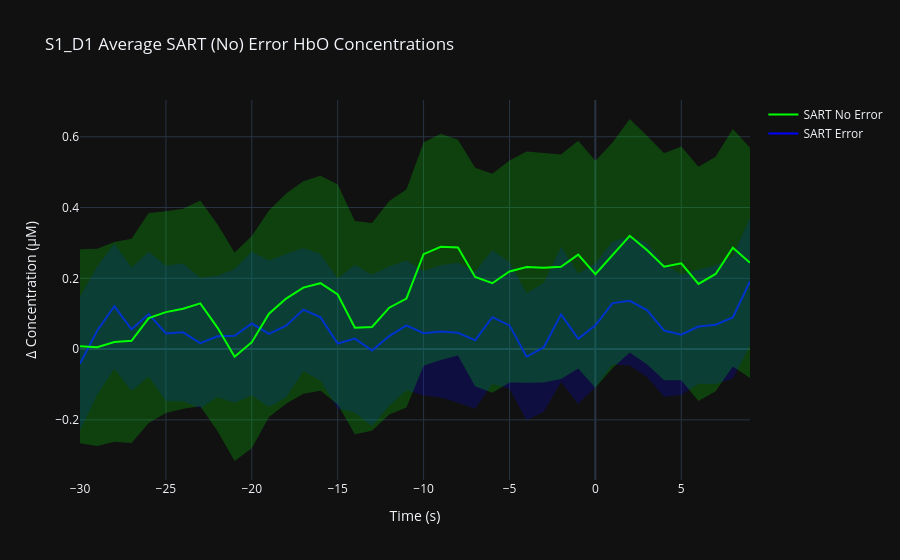
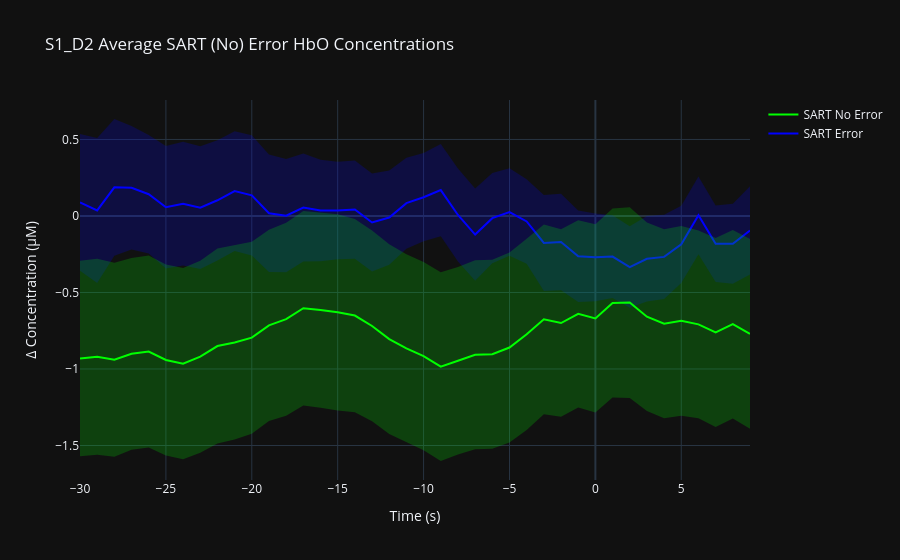
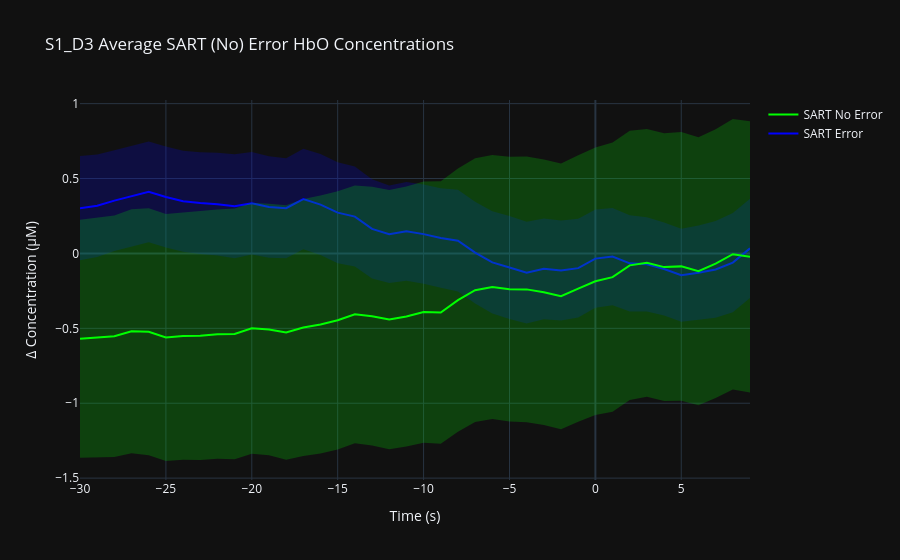
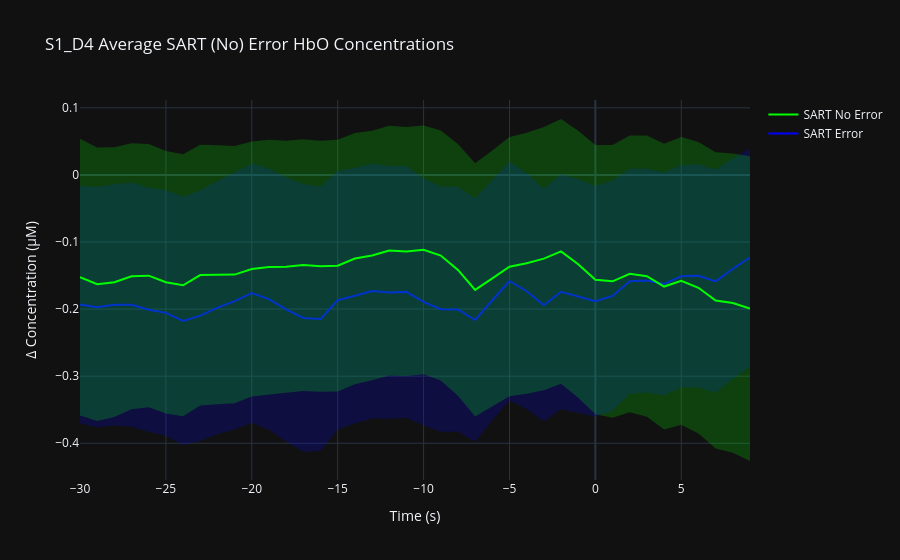

Notebook code for these charts, in order:
### Markdown cell above
# Convert to HbO and Hb Concentrations

### Code cell
# Generate a set of time values in the epoch range to display
time = np.arange(-30, 10)

# Collect all SART (No) error epochs into two separate lists
no_error_epochs, error_epochs = utils.collect_epochs(datasets, range(-30, 10))

# ---
error_group = pd.concat(error_epochs).groupby(level=0)
avg_sart_errors = error_group.mean().dropna()
sem_sart_errors = error_group.sem().dropna()

no_error_group = pd.concat(no_error_epochs).groupby(level=0)
avg_sart_no_errors = no_error_group.mean().dropna()
sem_sart_no_errors = no_error_group.sem().dropna()

for i, name in enumerate(MAPPINGS.keys()):
    fig = go.Figure()

    # Calculate the error mean and uncertainty
    error_mean = avg_sart_errors[f"{name} hbo"]
    error_sem = sem_sart_errors[f"{name} hbo"]

    upper_error = error_mean + error_sem
    lower_error = error_mean - error_sem

    # Display the error mean line
    fig.add_trace(go.Scatter(
        x=time,
        y=error_mean,
        mode='lines',
        name='SART Error',
        line=dict(color='rgb(0, 0, 255)'),
        hovertemplate='Time: %{x:.2f} s<br>Δ[HbO]: %{y:.4f} μM'
    ))

    # Display the error sem area
    fig.add_trace(go.Scatter(
        x=time,
        y=lower_error,
        mode='lines',
        showlegend=False,
        line=dict(color="rgba(0,0,0,0)"),
        hovertemplate='Time: %{x:.2f} s<br>Δ[HbO]: %{y:.4f} μM'
    ))
    fig.add_trace(go.Scatter(
        x=time,
        y=upper_error,
        mode='lines',
        fill='tonexty',
        showlegend=False,
        line=dict(color="rgba(0,0,0,0)"),
        fillcolor='rgba(0, 0, 255, 0.2)',
        hovertemplate='Time: %{x:.2f} s<br>Δ[HbO]: %{y:.4f} μM'
    ))

    # Calculate the no error mean and uncertainty
    no_error_mean = avg_sart_no_errors[f"{name} hbo"]
    no_error_sem = sem_sart_no_errors[f"{name} hbo"]

    upper_no_error = no_error_mean + no_error_sem
    lower_no_error = no_error_mean - no_error_sem

    # Display the no error mean line
    fig.add_trace(go.Scatter(
        x=time,
        y=no_error_mean,
        mode='lines',
        name='SART No Error',
        line=dict(color='rgb(0, 255, 0)'),
        hovertemplate='Time: %{x:.2f} s<br>Δ[HbO]: %{y:.4f} μM'
    ))

    # Display the no error sem area
    fig.add_trace(go.Scatter(
        x=time,
        y=lower_no_error,
        mode='lines',
        showlegend=False,
        line=dict(color="rgba(0,0,0,0)"),
        hovertemplate='Time: %{x:.2f} s<br>Δ[HbO]: %{y:.4f} μM'
    ))
    fig.add_trace(go.Scatter(
        x=time,
        y=upper_no_error,
        mode='lines',
        fill='tonexty',
        showlegend=False,
        line=dict(color="rgba(0,0,0,0)"),
        fillcolor='rgba(0, 255, 0, 0.2)',
        hovertemplate='Time: %{x:.2f} s<br>Δ[HbO]: %{y:.4f} μM'
    ))

    # Add title and metadata to plot
    fig.update_layout(
        title=f'{name.upper()} Average SART (No) Error HbO Concentrations',
        xaxis_title='Time (s)',
        yaxis_title='Δ Concentration (μM)',
        hovermode='x unified'
    )

    fig.show()

### Figure 1 — Plotly figure (JSON) as saved in the notebook; plotly's stock layout.template omitted (floating-point values rounded to 4 significant figures; data arrays with more than 128 entries replaced by an {"elided": "..."} marker saying what was removed)
{"data": [{"hovertemplate": "Time: %{x:.2f} s<br>Δ[HbO]: %{y:.4f} μM", "line": {"color": "rgb(0, 0, 255)"}, "mode": "lines", "name": "SART Error", "x": [-30, -29, -28, -27, -26, -25, -24, -23, -22, -21, -20, -19, -18, -17, -16, -15, -14, -13, -12, -11, -10, -9, -8, -7, -6, -5, -4, -3, -2, -1, 0, 1, 2, 3, 4, 5, 6, 7, 8, 9], "y": {"elided": "401 float values"}, "type": "scatter"}, {"hovertemplate": "Time: %{x:.2f} s<br>Δ[HbO]: %{y:.4f} μM", "line": {"color": "rgba(0,0,0,0)"}, "mode": "lines", "showlegend": false, "x": [-30, -29, -28, -27, -26, -25, -24, -23, -22, -21, -20, -19, -18, -17, -16, -15, -14, -13, -12, -11, -10, -9, -8, -7, -6, -5, -4, -3, -2, -1, 0, 1, 2, 3, 4, 5, 6, 7, 8, 9], "y": {"elided": "401 float values"}, "type": "scatter"}, {"fill": "tonexty", "fillcolor": "rgba(0, 0, 255, 0.2)", "hovertemplate": "Time: %{x:.2f} s<br>Δ[HbO]: %{y:.4f} μM", "line": {"color": "rgba(0,0,0,0)"}, "mode": "lines", "showlegend": false, "x": [-30, -29, -28, -27, -26, -25, -24, -23, -22, -21, -20, -19, -18, -17, -16, -15, -14, -13, -12, -11, -10, -9, -8, -7, -6, -5, -4, -3, -2, -1, 0, 1, 2, 3, 4, 5, 6, 7, 8, 9], "y": {"elided": "401 float values"}, "type": "scatter"}, {"hovertemplate": "Time: %{x:.2f} s<br>Δ[HbO]: %{y:.4f} μM", "line": {"color": "rgb(0, 255, 0)"}, "mode": "lines", "name": "SART No Error", "x": [-30, -29, -28, -27, -26, -25, -24, -23, -22, -21, -20, -19, -18, -17, -16, -15, -14, -13, -12, -11, -10, -9, -8, -7, -6, -5, -4, -3, -2, -1, 0, 1, 2, 3, 4, 5, 6, 7, 8, 9], "y": {"elided": "401 float values"}, "type": "scatter"}, {"hovertemplate": "Time: %{x:.2f} s<br>Δ[HbO]: %{y:.4f} μM", "line": {"color": "rgba(0,0,0,0)"}, "mode": "lines", "showlegend": false, "x": [-30, -29, -28, -27, -26, -25, -24, -23, -22, -21, -20, -19, -18, -17, -16, -15, -14, -13, -12, -11, -10, -9, -8, -7, -6, -5, -4, -3, -2, -1, 0, 1, 2, 3, 4, 5, 6, 7, 8, 9], "y": {"elided": "401 float values"}, "type": "scatter"}, {"fill": "tonexty", "fillcolor": "rgba(0, 255, 0, 0.2)", "hovertemplate": "Time: %{x:.2f} s<br>Δ[HbO]: %{y:.4f} μM", "line": {"color": "rgba(0,0,0,0)"}, "mode": "lines", "showlegend": false, "x": [-30, -29, -28, -27, -26, -25, -24, -23, -22, -21, -20, -19, -18, -17, -16, -15, -14, -13, -12, -11, -10, -9, -8, -7, -6, -5, -4, -3, -2, -1, 0, 1, 2, 3, 4, 5, 6, 7, 8, 9], "y": {"elided": "401 float values"}, "type": "scatter"}], "layout": {"title": {"text": "S1_D1 Average SART (No) Error HbO Concentrations"}, "xaxis": {"title": {"text": "Time (s)"}}, "yaxis": {"title": {"text": "Δ Concentration (μM)"}}, "hovermode": "x unified"}}

### Figure 2 — Plotly figure (JSON) as saved in the notebook; plotly's stock layout.template omitted (floating-point values rounded to 4 significant figures; data arrays with more than 128 entries replaced by an {"elided": "..."} marker saying what was removed)
{"data": [{"hovertemplate": "Time: %{x:.2f} s<br>Δ[HbO]: %{y:.4f} μM", "line": {"color": "rgb(0, 0, 255)"}, "mode": "lines", "name": "SART Error", "x": [-30, -29, -28, -27, -26, -25, -24, -23, -22, -21, -20, -19, -18, -17, -16, -15, -14, -13, -12, -11, -10, -9, -8, -7, -6, -5, -4, -3, -2, -1, 0, 1, 2, 3, 4, 5, 6, 7, 8, 9], "y": {"elided": "401 float values"}, "type": "scatter"}, {"hovertemplate": "Time: %{x:.2f} s<br>Δ[HbO]: %{y:.4f} μM", "line": {"color": "rgba(0,0,0,0)"}, "mode": "lines", "showlegend": false, "x": [-30, -29, -28, -27, -26, -25, -24, -23, -22, -21, -20, -19, -18, -17, -16, -15, -14, -13, -12, -11, -10, -9, -8, -7, -6, -5, -4, -3, -2, -1, 0, 1, 2, 3, 4, 5, 6, 7, 8, 9], "y": {"elided": "401 float values"}, "type": "scatter"}, {"fill": "tonexty", "fillcolor": "rgba(0, 0, 255, 0.2)", "hovertemplate": "Time: %{x:.2f} s<br>Δ[HbO]: %{y:.4f} μM", "line": {"color": "rgba(0,0,0,0)"}, "mode": "lines", "showlegend": false, "x": [-30, -29, -28, -27, -26, -25, -24, -23, -22, -21, -20, -19, -18, -17, -16, -15, -14, -13, -12, -11, -10, -9, -8, -7, -6, -5, -4, -3, -2, -1, 0, 1, 2, 3, 4, 5, 6, 7, 8, 9], "y": {"elided": "401 float values"}, "type": "scatter"}, {"hovertemplate": "Time: %{x:.2f} s<br>Δ[HbO]: %{y:.4f} μM", "line": {"color": "rgb(0, 255, 0)"}, "mode": "lines", "name": "SART No Error", "x": [-30, -29, -28, -27, -26, -25, -24, -23, -22, -21, -20, -19, -18, -17, -16, -15, -14, -13, -12, -11, -10, -9, -8, -7, -6, -5, -4, -3, -2, -1, 0, 1, 2, 3, 4, 5, 6, 7, 8, 9], "y": {"elided": "401 float values"}, "type": "scatter"}, {"hovertemplate": "Time: %{x:.2f} s<br>Δ[HbO]: %{y:.4f} μM", "line": {"color": "rgba(0,0,0,0)"}, "mode": "lines", "showlegend": false, "x": [-30, -29, -28, -27, -26, -25, -24, -23, -22, -21, -20, -19, -18, -17, -16, -15, -14, -13, -12, -11, -10, -9, -8, -7, -6, -5, -4, -3, -2, -1, 0, 1, 2, 3, 4, 5, 6, 7, 8, 9], "y": {"elided": "401 float values"}, "type": "scatter"}, {"fill": "tonexty", "fillcolor": "rgba(0, 255, 0, 0.2)", "hovertemplate": "Time: %{x:.2f} s<br>Δ[HbO]: %{y:.4f} μM", "line": {"color": "rgba(0,0,0,0)"}, "mode": "lines", "showlegend": false, "x": [-30, -29, -28, -27, -26, -25, -24, -23, -22, -21, -20, -19, -18, -17, -16, -15, -14, -13, -12, -11, -10, -9, -8, -7, -6, -5, -4, -3, -2, -1, 0, 1, 2, 3, 4, 5, 6, 7, 8, 9], "y": {"elided": "401 float values"}, "type": "scatter"}], "layout": {"title": {"text": "S1_D2 Average SART (No) Error HbO Concentrations"}, "xaxis": {"title": {"text": "Time (s)"}}, "yaxis": {"title": {"text": "Δ Concentration (μM)"}}, "hovermode": "x unified"}}

### Figure 3 — Plotly figure (JSON) as saved in the notebook; plotly's stock layout.template omitted (floating-point values rounded to 4 significant figures; data arrays with more than 128 entries replaced by an {"elided": "..."} marker saying what was removed)
{"data": [{"hovertemplate": "Time: %{x:.2f} s<br>Δ[HbO]: %{y:.4f} μM", "line": {"color": "rgb(0, 0, 255)"}, "mode": "lines", "name": "SART Error", "x": [-30, -29, -28, -27, -26, -25, -24, -23, -22, -21, -20, -19, -18, -17, -16, -15, -14, -13, -12, -11, -10, -9, -8, -7, -6, -5, -4, -3, -2, -1, 0, 1, 2, 3, 4, 5, 6, 7, 8, 9], "y": {"elided": "401 float values"}, "type": "scatter"}, {"hovertemplate": "Time: %{x:.2f} s<br>Δ[HbO]: %{y:.4f} μM", "line": {"color": "rgba(0,0,0,0)"}, "mode": "lines", "showlegend": false, "x": [-30, -29, -28, -27, -26, -25, -24, -23, -22, -21, -20, -19, -18, -17, -16, -15, -14, -13, -12, -11, -10, -9, -8, -7, -6, -5, -4, -3, -2, -1, 0, 1, 2, 3, 4, 5, 6, 7, 8, 9], "y": {"elided": "401 float values"}, "type": "scatter"}, {"fill": "tonexty", "fillcolor": "rgba(0, 0, 255, 0.2)", "hovertemplate": "Time: %{x:.2f} s<br>Δ[HbO]: %{y:.4f} μM", "line": {"color": "rgba(0,0,0,0)"}, "mode": "lines", "showlegend": false, "x": [-30, -29, -28, -27, -26, -25, -24, -23, -22, -21, -20, -19, -18, -17, -16, -15, -14, -13, -12, -11, -10, -9, -8, -7, -6, -5, -4, -3, -2, -1, 0, 1, 2, 3, 4, 5, 6, 7, 8, 9], "y": {"elided": "401 float values"}, "type": "scatter"}, {"hovertemplate": "Time: %{x:.2f} s<br>Δ[HbO]: %{y:.4f} μM", "line": {"color": "rgb(0, 255, 0)"}, "mode": "lines", "name": "SART No Error", "x": [-30, -29, -28, -27, -26, -25, -24, -23, -22, -21, -20, -19, -18, -17, -16, -15, -14, -13, -12, -11, -10, -9, -8, -7, -6, -5, -4, -3, -2, -1, 0, 1, 2, 3, 4, 5, 6, 7, 8, 9], "y": {"elided": "401 float values"}, "type": "scatter"}, {"hovertemplate": "Time: %{x:.2f} s<br>Δ[HbO]: %{y:.4f} μM", "line": {"color": "rgba(0,0,0,0)"}, "mode": "lines", "showlegend": false, "x": [-30, -29, -28, -27, -26, -25, -24, -23, -22, -21, -20, -19, -18, -17, -16, -15, -14, -13, -12, -11, -10, -9, -8, -7, -6, -5, -4, -3, -2, -1, 0, 1, 2, 3, 4, 5, 6, 7, 8, 9], "y": {"elided": "401 float values"}, "type": "scatter"}, {"fill": "tonexty", "fillcolor": "rgba(0, 255, 0, 0.2)", "hovertemplate": "Time: %{x:.2f} s<br>Δ[HbO]: %{y:.4f} μM", "line": {"color": "rgba(0,0,0,0)"}, "mode": "lines", "showlegend": false, "x": [-30, -29, -28, -27, -26, -25, -24, -23, -22, -21, -20, -19, -18, -17, -16, -15, -14, -13, -12, -11, -10, -9, -8, -7, -6, -5, -4, -3, -2, -1, 0, 1, 2, 3, 4, 5, 6, 7, 8, 9], "y": {"elided": "401 float values"}, "type": "scatter"}], "layout": {"title": {"text": "S1_D3 Average SART (No) Error HbO Concentrations"}, "xaxis": {"title": {"text": "Time (s)"}}, "yaxis": {"title": {"text": "Δ Concentration (μM)"}}, "hovermode": "x unified"}}

### Figure 4 — Plotly figure (JSON) as saved in the notebook; plotly's stock layout.template omitted (floating-point values rounded to 4 significant figures; data arrays with more than 128 entries replaced by an {"elided": "..."} marker saying what was removed)
{"data": [{"hovertemplate": "Time: %{x:.2f} s<br>Δ[HbO]: %{y:.4f} μM", "line": {"color": "rgb(0, 0, 255)"}, "mode": "lines", "name": "SART Error", "x": [-30, -29, -28, -27, -26, -25, -24, -23, -22, -21, -20, -19, -18, -17, -16, -15, -14, -13, -12, -11, -10, -9, -8, -7, -6, -5, -4, -3, -2, -1, 0, 1, 2, 3, 4, 5, 6, 7, 8, 9], "y": {"elided": "401 float values"}, "type": "scatter"}, {"hovertemplate": "Time: %{x:.2f} s<br>Δ[HbO]: %{y:.4f} μM", "line": {"color": "rgba(0,0,0,0)"}, "mode": "lines", "showlegend": false, "x": [-30, -29, -28, -27, -26, -25, -24, -23, -22, -21, -20, -19, -18, -17, -16, -15, -14, -13, -12, -11, -10, -9, -8, -7, -6, -5, -4, -3, -2, -1, 0, 1, 2, 3, 4, 5, 6, 7, 8, 9], "y": {"elided": "401 float values"}, "type": "scatter"}, {"fill": "tonexty", "fillcolor": "rgba(0, 0, 255, 0.2)", "hovertemplate": "Time: %{x:.2f} s<br>Δ[HbO]: %{y:.4f} μM", "line": {"color": "rgba(0,0,0,0)"}, "mode": "lines", "showlegend": false, "x": [-30, -29, -28, -27, -26, -25, -24, -23, -22, -21, -20, -19, -18, -17, -16, -15, -14, -13, -12, -11, -10, -9, -8, -7, -6, -5, -4, -3, -2, -1, 0, 1, 2, 3, 4, 5, 6, 7, 8, 9], "y": {"elided": "401 float values"}, "type": "scatter"}, {"hovertemplate": "Time: %{x:.2f} s<br>Δ[HbO]: %{y:.4f} μM", "line": {"color": "rgb(0, 255, 0)"}, "mode": "lines", "name": "SART No Error", "x": [-30, -29, -28, -27, -26, -25, -24, -23, -22, -21, -20, -19, -18, -17, -16, -15, -14, -13, -12, -11, -10, -9, -8, -7, -6, -5, -4, -3, -2, -1, 0, 1, 2, 3, 4, 5, 6, 7, 8, 9], "y": {"elided": "401 float values"}, "type": "scatter"}, {"hovertemplate": "Time: %{x:.2f} s<br>Δ[HbO]: %{y:.4f} μM", "line": {"color": "rgba(0,0,0,0)"}, "mode": "lines", "showlegend": false, "x": [-30, -29, -28, -27, -26, -25, -24, -23, -22, -21, -20, -19, -18, -17, -16, -15, -14, -13, -12, -11, -10, -9, -8, -7, -6, -5, -4, -3, -2, -1, 0, 1, 2, 3, 4, 5, 6, 7, 8, 9], "y": {"elided": "401 float values"}, "type": "scatter"}, {"fill": "tonexty", "fillcolor": "rgba(0, 255, 0, 0.2)", "hovertemplate": "Time: %{x:.2f} s<br>Δ[HbO]: %{y:.4f} μM", "line": {"color": "rgba(0,0,0,0)"}, "mode": "lines", "showlegend": false, "x": [-30, -29, -28, -27, -26, -25, -24, -23, -22, -21, -20, -19, -18, -17, -16, -15, -14, -13, -12, -11, -10, -9, -8, -7, -6, -5, -4, -3, -2, -1, 0, 1, 2, 3, 4, 5, 6, 7, 8, 9], "y": {"elided": "401 float values"}, "type": "scatter"}], "layout": {"title": {"text": "S1_D4 Average SART (No) Error HbO Concentrations"}, "xaxis": {"title": {"text": "Time (s)"}}, "yaxis": {"title": {"text": "Δ Concentration (μM)"}}, "hovermode": "x unified"}}
